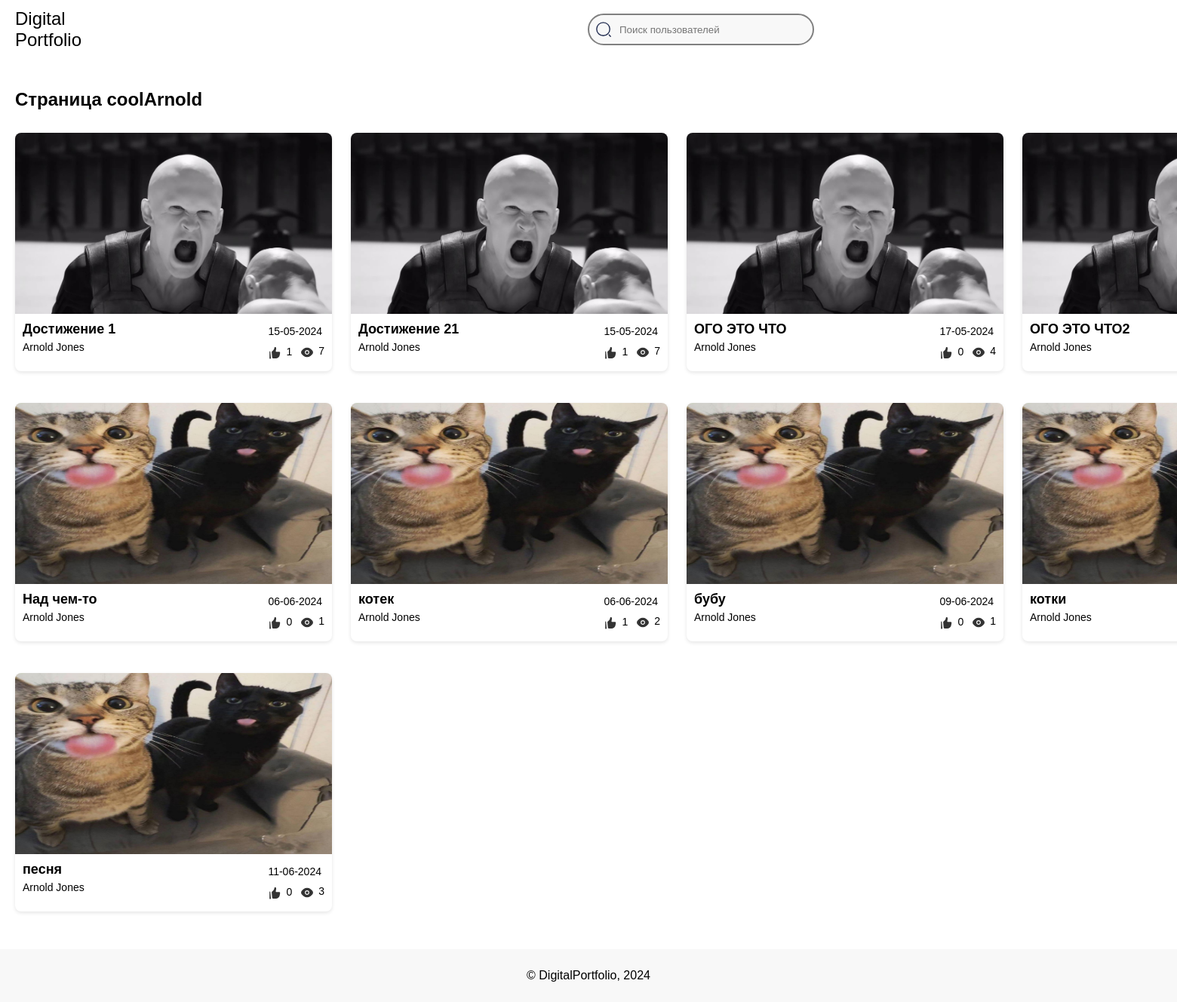
The app's page /coolarnold/ with its own data.
### main/models.py (models this page shows, shortened)
class Profile(models.Model):
    user = models.OneToOneField(User, on_delete=models.CASCADE)
    slug = models.SlugField(unique=True, blank=True)
    is_private = models.BooleanField(default=False)
    avatar = models.ImageField(
        null=True,
        validators=[
            FileExtensionValidator(allowed_extensions=['jpg', 'jpeg', 'png']),
        ]
    )
    objects = models.Manager()
    class Meta:
        verbose_name = 'Profile'
        verbose_name_plural = 'Profiles'

class Achievements(models.Model):
    title = models.CharField(max_length=50)
    preview = models.ImageField(
        null=True,
        validators=[
            FileExtensionValidator(allowed_extensions=['jpg', 'jpeg', 'png']),
        ]
    )
    file = models.FileField(
        validators=[
            FileExtensionValidator(allowed_extensions=['jpg', 'jpeg', 'png', 'pdf', 'ogg', 'mp3']),
        ]
    )
    pub_date = models.DateTimeField(auto_now_add=True)
    description = models.CharField(max_length=500, null=True)
    likes = models.IntegerField(default=0)
    views = models.IntegerField(default=0)
    liked_by = models.ManyToManyField(User, related_name='liked_achievements', blank=True)
    author = models.ForeignKey(
        User,
        on_delete=models.CASCADE,
        null=True,
    )
    objects = models.Manager()
    def formatted_likes(self):
        return format_number_with_suffix(self.likes)
    def formatted_views(self):
        return format_number_with_suffix(self.views)
    class Meta:
        verbose_name = 'Achievement'
        verbose_name_plural = 'Achievements'

### main/views.py (the view)
# urls.py: path('<slug:slug>/', UserProfileDetailView.as_view(), name='user-detail'),
class UserProfileDetailView(DetailView):
    model = Profile
    template_name = 'main/about.html'
    context_object_name = 'profile'
    slug_field = 'slug'
    slug_url_kwarg = 'slug'
    def get(self, request, *args, **kwargs):
        query = request.GET.get('q')
        if query:
            try:
                user = User.objects.get(username=query)
                return redirect(reverse('user-detail', kwargs={'slug': slugify(user.username)}))
            except Exception:
                pass
        return super().get(request, *args, **kwargs)
    def get_context_data(self, **kwargs):
        context = super().get_context_data(**kwargs)
        profile = self.get_object()
        context['achievements'] = Achievements.objects.filter(author=profile.user)
        return context

### main/models.py (called while the page is built)
def format_number_with_suffix(value):
    if value >= 1000:
        return f"{value // 1000}k"
    else:
        return str(value)

### main/templatetags/custom_filters.py (called while the page is built)
@register.filter(name='liked')
def file_ext(user, achievement):
    return user in achievement.liked_by.all()

### main/templates/main/about.html (shortened to what this page needs)
{% load static custom_filters %}
<!DOCTYPE html>
<html lang="en">
<head>
    <link rel="stylesheet" href="{% static 'main/css/about.css' %}">
</head>
<body>
<header>
    <a href="{% url 'redirect-home' pk=request.user.id %}" class="logo">
        <p>Digital</p>
        <p>Portfolio</p>
    </a>
    <div class="search-bar">
        <form method="get">
            <div class="input-group">
                <input type="text" name="q" placeholder="Поиск пользователей">
            </div>
        </form>
    </div>
</header>
<main>
    <h1>Страница {{ profile.user.username }}</h1>
    {% if profile.is_private == False or request.user == profile.user %}
    <div class="cards-container">
        {% for ach in achievements %}
        <div class="card" data-achievement-id="{{ ach.id }}">
            <a href="{% url 'increment-views' ach.id %}">
                <img class="ach-image" src="{{ ach.preview.url }}" alt="...">
            </a>
            <div class="details">
                <div>
                    <h2>{{ ach.title }}</h2>
                    <p>{{ profile.user.first_name }} {{ profile.user.last_name }}</p>
                </div>
                <div>
                    <p>{{ ach.pub_date|date:"d-m-Y" }}</p>
                    <div class="statistic">
                        <p class="likes">
                            {% if request.user|liked:ach %}
                                <img src="{% static 'main/img/RedLike.svg' %}" width="19" height="19" class="current" data-liked="true">
                            {% else %}
                                <img src="{% static 'main/img/Like.svg' %}" width="19" height="19" class="current" data-liked="false">
                            {% endif %}
                            <span class="likes-count">{{ ach.formatted_likes }}</span>
                        </p>
                        <p class="views">
                            <img src="{% static 'main/img/Eye.svg' %}" width="20" height="20">
                            {{ ach.formatted_views }}
                        </p>
                    </div>
                </div>
            </div>
        </div>
        {% endfor %}
    </div>
    {% else %}
    <div class="closed">
        <img src="{% static 'main/img/Lock.png' %}" width="400" height="400">
        <p> Это закрытый профиль</p>
    </div>
    {% endif %}
</main>
<footer>
    <p>© DigitalPortfolio, 2024</p>
</footer>
</body>
</html>

### main/static/main/css/about.css (style rules this page uses)
body { min-height: 100vh; display: flex; flex-direction: column; font-family: Arial, sans-serif; margin: 0; padding: 0; background-color: #FFFFFF; }
header { width: 1780px; display: flex; justify-content: space-between; align-items: center; padding: 10px 20px; margin: 0 auto; margin-bottom: 20px; }
.logo { font-size: 24px; text-decoration: none; color: black; }
.logo p { margin: 0; }
.search-bar input { padding: 5px; border-radius: 20px; border: 1px solid #ccc; width: 300px; }
.search-bar { position: relative; }
.input-group { display: flex; align-items: center; }
main h1 { width: 1780px; margin: 0 auto; margin-bottom: 30px; }
main { flex: 1; padding: 20px; margin-bottom: 30px; }
h1 { font-size: 24px; margin-bottom: 32px; margin-left: 40px; }
.cards-container { display: flex; flex-wrap: wrap; gap: 42px 25px; width: 1780px; margin: 0 auto; }
.card { width: 420px; background-color: #fff; border-radius: 8px; box-shadow: 0 2px 5px rgba(0, 0, 0, 0.1); overflow: hidden; }
.ach-image { display: block; width: 420px; height: 240px; }
.details { display: flex; justify-content: space-between; padding: 10px; }
.details h2 { font-size: 18px; margin: 0; }
.details p { font-size: 14px; margin: 5px 0; }
footer { text-align: center; padding: 10px; background-color: #F8F8F8; margin-top: auto; }
input[type=text] { height: 42px; padding: 12px 0px; margin-top: 8px; margin-bottom: 8px; box-sizing: border-box; border: 2px solid grey; border-radius: 25px; background-color: #F8F8F8; background-position: 3% 50%; background-repeat: no-repeat; padding-left: 40px; }
.statistic { margin: 0; padding: 0; display: flex; gap: 10px; justify-content: end; }
.likes { gap: 5px; display: flex; align-self: center; justify-content: start; }
.likes img { cursor: pointer; }
.views { display: flex; align-self: center; gap: 5px; }

### records on screen
Profile: user.username "coolArnold", user.first_name "Arnold", user.last_name "Jones"
Achievements: preview (picture), title "Достижение 1", pub_date "15-05-2024", formatted_likes "1", formatted_views "7"
Achievements: preview (picture), title "Достижение 21", pub_date "15-05-2024", formatted_likes "1", formatted_views "7"
Achievements: preview (picture), title "ОГО ЭТО ЧТО", pub_date "17-05-2024", formatted_likes "0", formatted_views "4"
Achievements: preview (picture), title "ОГО ЭТО ЧТО2"
Achievements: preview (picture), title "Над чем-то", pub_date "06-06-2024", formatted_likes "0", formatted_views "1"
Achievements: preview (picture), title "котек", pub_date "06-06-2024", formatted_likes "1", formatted_views "2"
Achievements: preview (picture), title "бубу", pub_date "09-06-2024", formatted_likes "0", formatted_views "1"
Achievements: preview (picture), title "котки"
Achievements: preview (picture), title "песня", pub_date "11-06-2024", formatted_likes "0", formatted_views "3"
